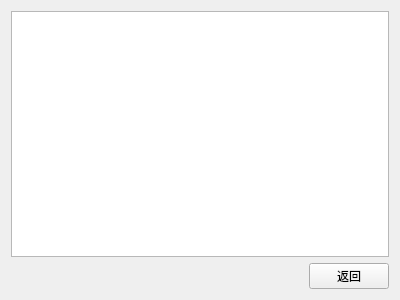
<?xml version="1.0" encoding="UTF-8"?>
<ui version="4.0">
 <class>MyForm</class>
 <widget class="QWidget" name="MyForm">
  <property name="geometry">
   <rect>
    <x>0</x>
    <y>0</y>
    <width>400</width>
    <height>300</height>
   </rect>
  </property>
  <property name="windowTitle">
   <string>Form</string>
  </property>
  <layout class="QGridLayout" name="gridLayout">
   <item row="0" column="0" colspan="2">
    <widget class="QTextEdit" name="textEdit"/>
   </item>
   <item row="1" column="0">
    <spacer name="horizontalSpacer">
     <property name="orientation">
      <enum>Qt::Horizontal</enum>
     </property>
     <property name="sizeHint" stdset="0">
      <size>
       <width>298</width>
       <height>20</height>
      </size>
     </property>
    </spacer>
   </item>
   <item row="1" column="1">
    <widget class="QPushButton" name="pushButton">
     <property name="text">
      <string>返回</string>
     </property>
    </widget>
   </item>
  </layout>
 </widget>
 <resources/>
 <connections/>
</ui>
